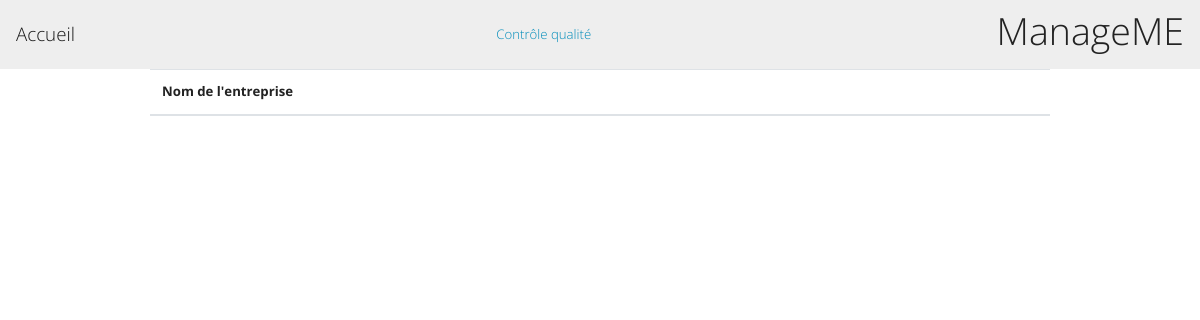
/index.php?action=2, run on an earlier commit of the app's database.
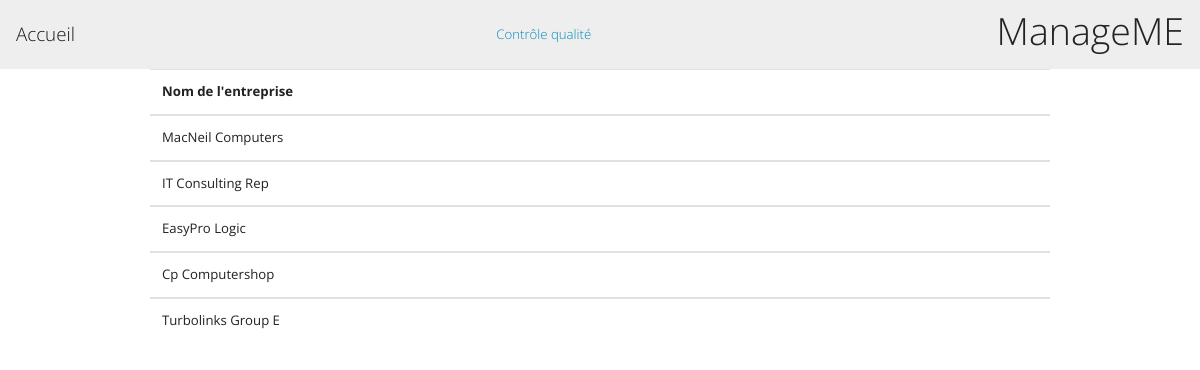
And on a later commit of the database.
### tables this page shows
CREATE TABLE
    `Entreprise` (
        `id` int AUTO_INCREMENT,
        `nom` varchar(255),
        `bloque` boolean,
        `nbEmployes` integer,
        `ouvert` boolean,
        `siege` int,
        CONSTRAINT `entreprise_pk` PRIMARY KEY (`id`),
        CONSTRAINT `entreprise_fk_site` FOREIGN KEY (`siege`) REFERENCES `Site`(`id`)
    );

### src/Controller/EntrepriseController.php (called while the page is built, shortened)
<?php
require_once('lib/DBconnexion.php');
require_once('src/Repository/EntrepriseRepository.php');
class EntrepriseController {
    function entreprisesBloquees(){
        $entrepriseRepo = new EntrepriseRepository();
        $entrepriseRepo->connexion = new DBConnexion();
        $entreprises = $entrepriseRepo->getEntreprisesBloquees();
        require('./src/templates/entreprises/entreprisesBloquees.php');
    }
}

### lib/DBconnexion.php (called while the page is built, shortened)
<?php
class DBConnexion {
    public ?\PDO $database = null;
    public function dbConnect() : \PDO {
        if($this->database === null) {
            $this->database = new \PDO('mysql:host=localhost;dbname=ProjetWeb;charset=utf8','lelazo', 'root');
        }
        return $this->database;
    }
}

### src/Repository/EntrepriseRepository.php (called while the page is built, shortened)
<?php
require_once('lib/DBconnexion.php');
require_once('src/Entity/Entreprise.php');
class EntrepriseRepository {
    public DBConnexion $connexion;
    function getEntreprisesBloquees(){
        $statement = $this->connexion->dbConnect()->query(
            "SELECT nom from Entreprise WHERE Entreprise.bloque;"
        );
        $entreprises=[];
        while(($row = $statement->fetch())){
            $entreprise = new Entreprise();
            $entreprise->setNom($row['nom']);
            $entreprises[] = $entreprise;
        }
        return $entreprises;
    }
}

### src/Entity/Entreprise.php (called while the page is built, shortened)
<?php
class Entreprise {
    private string $nom;
	public function getNom(): string {
		return $this->nom;
	}
	public function setNom(string $nom): self {
		$this->nom = $nom;
		return $this;
	}
}

### src/templates/entreprises/entreprisesBloquees.php (the view, shortened to what this page needs)
    <table class="table w-75 mx-auto">
    <thead>
        <tr>
        <th scope="col">Nom de l'entreprise</th>
        </tr>
  </thead>
  <tbody>
  <?php
foreach ($entreprises as $e) {
?>
<tr>
      <td scope="row"> <?= htmlspecialchars($e->getNom()); ?></td>
</tbody>
<?php
}
$content = ob_get_clean();
require('./src/templates/base.php');?>

### index.php (shortened to what this page needs)
<?php
require_once('src/Controller/EntrepriseController.php');
try {
    if(isset($_GET['action']) && $_GET['action'] !== ''){
        switch($_GET['action']) {
            case '2':
                (new EntrepriseController)->entreprisesBloquees();
                break;
        }
    }else {
            (new BaseController)->base();
        }
} catch(Exception $e) {
    $errorMessage = $e->getMessage();
}

### src/templates/base.php (shortened to what this page needs)
<!DOCTYPE html>
<html>
   <head>
      <link rel="stylesheet" href="https://bootswatch.com/4/yeti/bootstrap.min.css">
   </head>
   <body>
      <nav class="navbar navbar-light bg-light">
         <a href="index.php" class="navbar-brand">Accueil</a>
         <a class="nav-link active" href="index.php?action=17">Contrôle qualité<br></a>
      <h1 class="d-flex">ManageME</h1>
      </nav>
      <?= $content ?>
   </body>
</html>

What changed in the data, as far as the page shows it:
added entreprise: nom "MacNeil Computers"
added entreprise: nom "IT Consulting Rep"
added entreprise: nom "EasyPro Logic"
added entreprise: nom "Cp Computershop"
added entreprise: nom "Turbolinks Group E"
